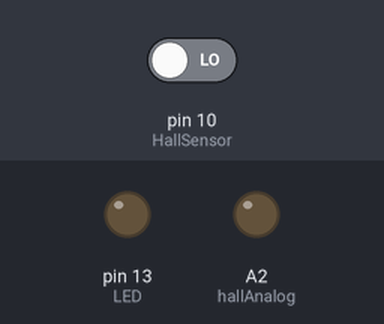
The sketch below on a simulated Arduino Uno, built with avr-gcc and run on an emulated ATmega328P. Parts: output pins drawn as LEDs (lit = HIGH). The inputs (shaded band) are chosen by the test bench; at power-on: pin 10 (HallSensor) LOW.

Above: at 1.2 s.
1.3 s: pin 10 (HallSensor) driven HIGH
At 1.8 s:
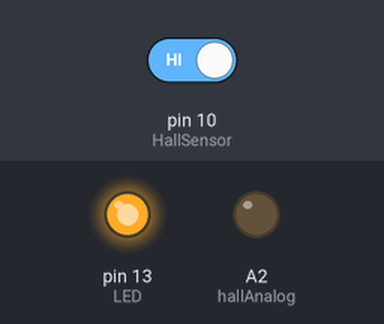
2.8 s: pin 10 (HallSensor) driven LOW
At 4.2 s:
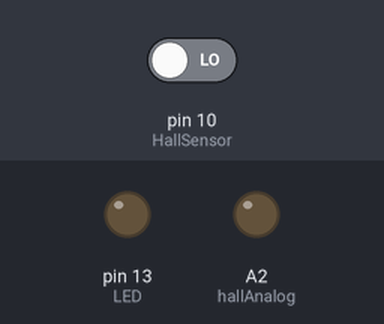
Timing chart, 0 to 5.8 s (numbered marks = the images above; inputs shaded):
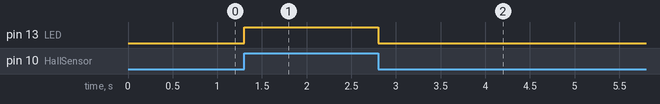

The sketch:

sketch_oct25b.ino
```cpp
int HallSensor = 10; // Hall sensor is connected to the D10 pin
int hallAnalog = A2;
float hallAnalogVal;
int LED = 13; // onboard LED pin

void setup() {

  pinMode(HallSensor, INPUT); // Hall Effect Sensor pin INPUT
  pinMode(LED, OUTPUT); // LED Pin Output
  pinMode(hallAnalog, OUTPUT);
  Serial.begin(9600);
}

void loop() {
  int sensorStatus = digitalRead(HallSensor); // Check the sensor status
  if (sensorStatus == 1) // Check if the pin high or not
  {
    // if the pin is high turn on the onboard Led
    digitalWrite(LED, HIGH); // LED on

    //testvs
    //Serial.println("Ima struje");
    //delay(1000);
  }
  else  {
    //else turn off the onboard LED
    digitalWrite(LED, LOW);
    //Serial.println("Nema struje");
    //delay(1000);

  };

  //citanje analognih vrijednosti na serial

  //hallAnalogVal = analogRead(hallAnalog);
  //Serial.println(hallAnalogVal);


}
```

Measured:
- after the input at 1.3 s, pin 13 (LED): LOW → HIGH at once
- after the input at 2.8 s, pin 13 (LED): HIGH → LOW at once
